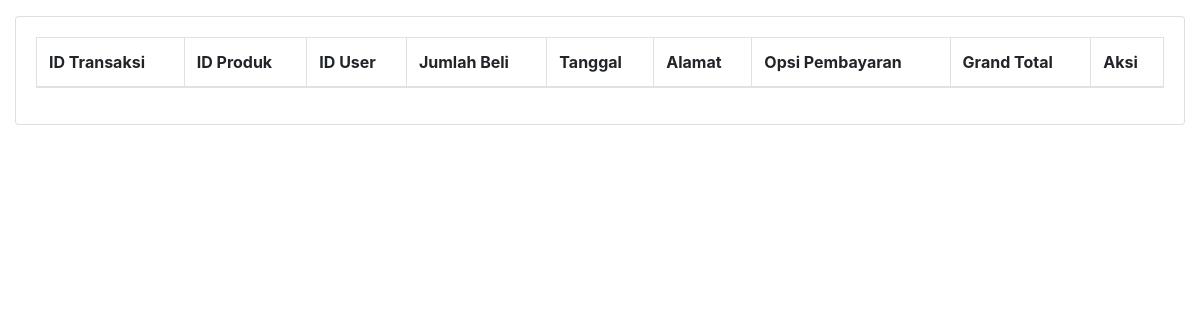
/WEB_NF/admin/tabel-pesanan.php, run on an earlier commit of the app's database.
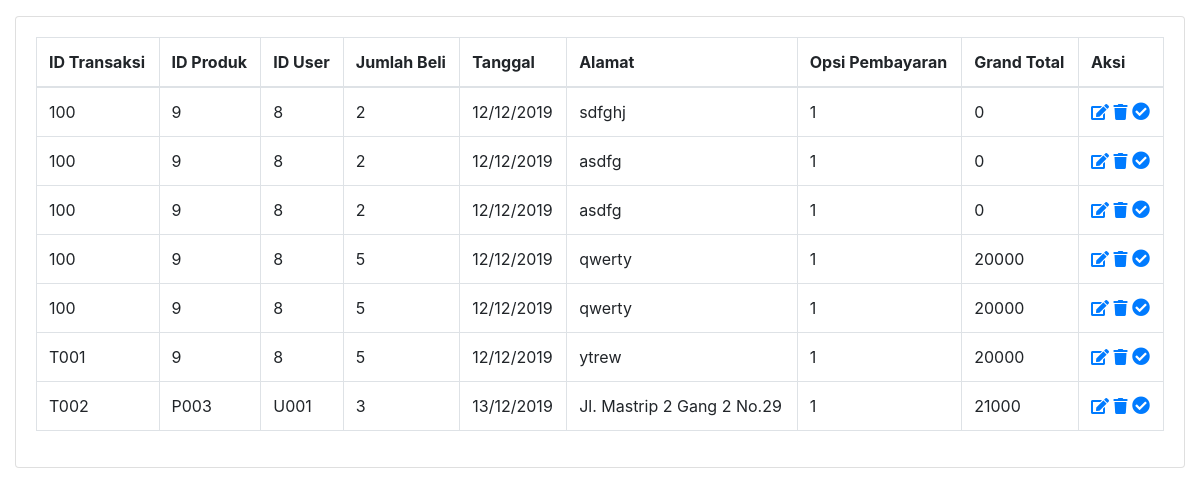
And on a later commit of the database.
### tables this page shows
CREATE TABLE `keranjang` (
  `ID_TRANSAKSI` varchar(5) NOT NULL,
  `ID_PRODUK` varchar(5) NOT NULL,
  `ID_USER` varchar(5) NOT NULL,
  `JUMLAH_BELI` int(3) NOT NULL,
  `TGL_TRANSAKSI` varchar(15) NOT NULL,
  `ALAMAT` varchar(150) NOT NULL,
  `OPSI_PEMBAYARAN` int(2) NOT NULL COMMENT '1. Transaksi, 2. Cash',
  `GRAND_TOTAL` int(11) NOT NULL
);

### WEB_NF/admin/tabel-pesanan.php (the view, shortened to what this page needs)
<?php
include "koneksi.php";
?>
<!DOCTYPE html>
<html lang="en">
<head>
  <link href="vendor/fontawesome-free/css/all.min.css" rel="stylesheet" type="text/css">
  <link href="vendor/datatables/dataTables.bootstrap4.css" rel="stylesheet">
  <link href="css/sb-admin.css" rel="stylesheet">
</head>
<body id="page-top">
  <div id="wrapper">
    <div id="content-wrapper">
      <div class="container-fluid">
        <div class="card mb-3">
          <div class="card-body">
            <div class="table-responsive">
              <table class="table table-bordered" id="dataTable" width="100%" cellspacing="0">
                <thead>
                  <tr>
                    <th>ID Transaksi</th>
                    <th>ID Produk</th>
                    <th>ID User</th>
                    <th>Jumlah Beli</th>
                    <th>Tanggal</th>
                    <th>Alamat</th>
                    <th>Opsi Pembayaran</th>
                    <th>Grand Total</th>
                    <th>Aksi</th>
                  </tr>
                </thead>
                <tbody>
                  <?php
                  $sql = $conn->query("SELECT * FROM keranjang");
                  while ($data = $sql->fetch_assoc()) {
                  ?>
                    <tr>
                      <td><?php echo $data['ID_TRANSAKSI']; ?></td>
                      <td><?php echo $data['ID_PRODUK']; ?></td>
                      <td><?php echo $data['ID_USER']; ?></td>
                      <td><?php echo $data['JUMLAH_BELI']; ?></td>
                      <td><?php echo $data['TGL_TRANSAKSI']; ?></td>
                      <td><?php echo $data['ALAMAT']; ?></td>
                      <td><?php echo $data['OPSI_PEMBAYARAN']; ?></td>
                      <td><?php echo $data['GRAND_TOTAL']; ?></td>
                      <td>
                        <a href="?page=transaksi&aksi=edit-transaksi&id=<?php echo $data['ID_TRANSAKSI']; ?>" class="fas fa-edit"></a>
                        <a onclick="return confirm('Apakah Anda yakin untuk menghapus pesanan?')" href="hapus-pesanan.php?id=<?php echo $data['ID_TRANSAKSI']; ?>" class="fas fa-trash"></a>
                        <a onclick="return confirm('Apakah Anda yakin untuk menghapus pesanan?')" href="hapus-pesanan.php?id=<?php echo $data['ID_TRANSAKSI']; ?>" class="fas fa-check-circle" style="font-size:18px"></a>
                      </td>
                    </tr>
                  <?php   }
                  ?>
                </tbody>
              </table>
            </div>
          </div>
        </div>
      </div>
    </div>
  </div>
</body>
</html>

What changed in the data, as far as the page shows it:
added keranjang: ID_TRANSAKSI "100", ID_PRODUK "9", ID_USER "8", JUMLAH_BELI "2", TGL_TRANSAKSI "12/12/2019", ALAMAT "sdfghj", OPSI_PEMBAYARAN "1", GRAND_TOTAL "0"
added keranjang: ID_TRANSAKSI "100", ID_PRODUK "9", ID_USER "8", JUMLAH_BELI "2", TGL_TRANSAKSI "12/12/2019", ALAMAT "asdfg", OPSI_PEMBAYARAN "1", GRAND_TOTAL "0"
added keranjang: ID_TRANSAKSI "100", ID_PRODUK "9", ID_USER "8", JUMLAH_BELI "2", TGL_TRANSAKSI "12/12/2019", ALAMAT "asdfg", OPSI_PEMBAYARAN "1", GRAND_TOTAL "0"
added keranjang: ID_TRANSAKSI "100", ID_PRODUK "9", ID_USER "8", JUMLAH_BELI "5", TGL_TRANSAKSI "12/12/2019", ALAMAT "qwerty", OPSI_PEMBAYARAN "1", GRAND_TOTAL "20000"
added keranjang: ID_TRANSAKSI "100", ID_PRODUK "9", ID_USER "8", JUMLAH_BELI "5", TGL_TRANSAKSI "12/12/2019", ALAMAT "qwerty", OPSI_PEMBAYARAN "1", GRAND_TOTAL "20000"
added keranjang: ID_TRANSAKSI "T001", ID_PRODUK "9", ID_USER "8", JUMLAH_BELI "5", TGL_TRANSAKSI "12/12/2019", ALAMAT "ytrew", OPSI_PEMBAYARAN "1", GRAND_TOTAL "20000"
added keranjang: ID_TRANSAKSI "T002", ID_PRODUK "P003", ID_USER "U001", JUMLAH_BELI "3", TGL_TRANSAKSI "13/12/2019", ALAMAT "Jl. Mastrip 2 Gang 2 No.29", OPSI_PEMBAYARAN "1", GRAND_TOTAL "21000"
